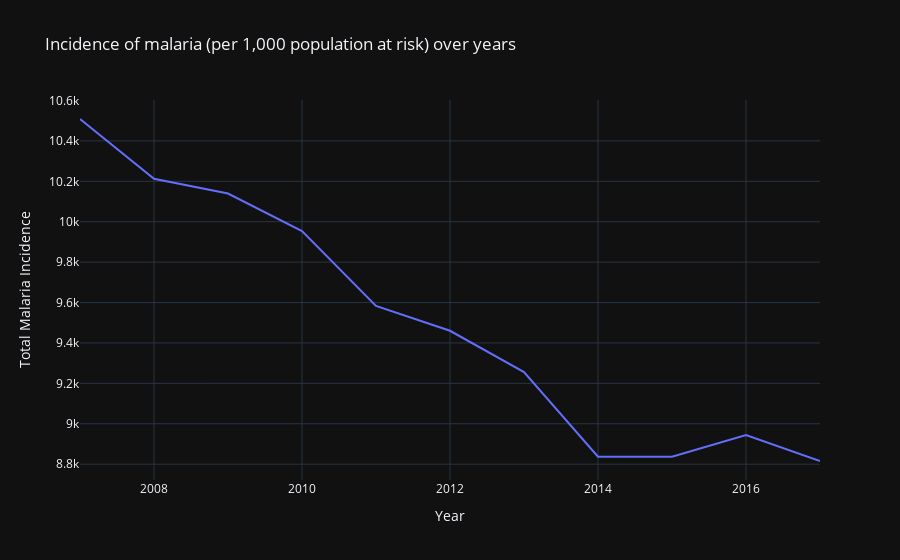

Notebook cell for this chart:
### Markdown cell above
## Data Analysis and Visualization

### Code cell
# Trend of Incidence of malaria at risk each year in all African Countries 

# Group data by years and sum Incidence of malaria reported col
incidence_cases_yearly = clean_data.groupby(clean_data.Year)['Incidence of malaria (per 1,000 population at risk)'].sum()
incidence_cases_yearly.index.name = 'Year'
incidence_cases_yearly = incidence_cases_yearly.reset_index(name='Total Malaria Incidence')

# Line plot 
fig = px.line(incidence_cases_yearly, x="Year", y="Total Malaria Incidence", title='Incidence of malaria (per 1,000 population at risk) over years')
fig.show()

### Figure 1 — Plotly figure (JSON) as saved in the notebook; plotly's stock layout.template omitted (floating-point values rounded to 4 significant figures)
{"data": [{"hovertemplate": "Year=%{x}<br>Total Malaria Incidence=%{y}<extra></extra>", "legendgroup": "", "line": {"color": "#636efa", "dash": "solid"}, "mode": "lines", "name": "", "orientation": "v", "showlegend": false, "type": "scatter", "x": [2007, 2008, 2009, 2010, 2011, 2012, 2013, 2014, 2015, 2016, 2017], "xaxis": "x", "y": [10510.0, 10210.0, 10140.0, 9954.0, 9583.0, 9460.0, 9256.0, 8837.0, 8837.0, 8944.0, 8816.0], "yaxis": "y"}], "layout": {"legend": {"tracegroupgap": 0}, "title": {"text": "Incidence of malaria (per 1,000 population at risk) over years"}, "xaxis": {"anchor": "y", "domain": [0, 1], "title": {"text": "Year"}}, "yaxis": {"anchor": "x", "domain": [0, 1], "title": {"text": "Total Malaria Incidence"}}}}
